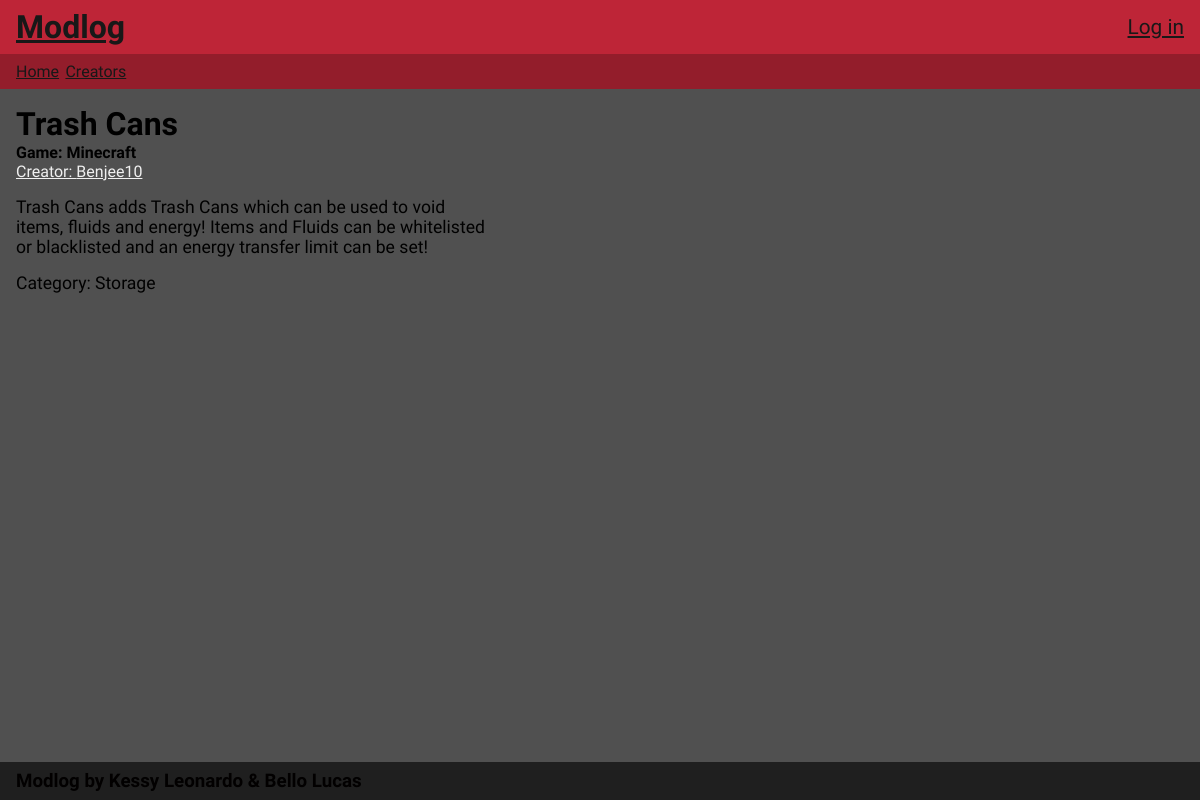
The app's page /modpage/1 with its own data.
### tables this page shows
CREATE TABLE `mods` (
  `id` int(11) NOT NULL,
  `game_id` int(11) NOT NULL,
  `category_id` int(11) NOT NULL,
  `creator_id` int(11) NOT NULL,
  `name` varchar(128) NOT NULL,
  `description` varchar(2048) DEFAULT NULL,
  `creation_date` date NOT NULL,
  `github_link` varchar(256) DEFAULT NULL,
  `download_link` varchar(256) NOT NULL,
  `image` varchar(255) DEFAULT NULL
);

CREATE TABLE `games` (
  `id` int(11) NOT NULL,
  `name` varchar(64) NOT NULL,
  `description` varchar(2048) DEFAULT NULL,
  `image` varchar(255) DEFAULT NULL
);

CREATE TABLE `creators` (
  `id` int(11) NOT NULL,
  `name` varchar(64) NOT NULL,
  `profile_link` varchar(256) NOT NULL
);

CREATE TABLE `categories` (
  `id` int(11) NOT NULL,
  `id_game` int(11) NOT NULL,
  `name` varchar(64) NOT NULL
);

### app/views/modpage.view.php (called while the page is built, shortened)
<?php
require_once './app/views/View.php';
class modpageView extends View {
  public function renderModpage($data) {
    $this->renderPage($data);
  }
}

### router.php (called while the page is built, shortened)
<?php
require_once './routes/router.php';
$action = 'games';
if (!empty($_GET['action'])) {
  $action = $_GET['action'];
}
$router = new Router();
$router->addRoute('games', 'games', 'showPage');
$router->addRoute('catalog/:id', 'catalog', 'showPage');
$router->addRoute('catalog/:id/:category', 'catalog', 'showPage');
$router->addRoute('modpage/:id', 'modpage', 'showPage');
$router->addRoute('creators', 'creators', 'showCreators');
$router->addRoute('creator/:id', 'creators', 'showCreator');
$router->addRoute('login', 'login', 'handleLogin');
$router->addRoute('logout', 'login', 'handleLogout');
$router->addRoute('register', 'login', 'handleRegister');
$router->addRoute('edit/game/:id', 'games', 'showEdit');
$router->addRoute('new/game/', 'games', 'showNew');
$router->addRoute('create/game/', 'games', 'create');
$router->addRoute('update/game/:id', 'games', 'update');
$router->addRoute('delete/game/:id', 'games', 'delete');
$router->addRoute('edit/category/:game/:id', 'catalog', 'showEditCategory');
$router->addRoute('new/category/:game/', 'catalog', 'showNewCategory');
$router->addRoute('create/category/', 'catalog', 'createCategory');
$router->addRoute('update/category/:id', 'catalog', 'updateCategory');
$router->addRoute('delete/category/:id', 'catalog', 'deleteCategory');
$router->addRoute('edit/mod/:game/:id', 'catalog', 'showEditMod');
$router->addRoute('new/mod/:game/', 'catalog', 'showNewMod');
$router->addRoute('create/mod/', 'catalog', 'createMod');
$router->addRoute('update/mod/:id', 'catalog', 'updateMod');
$router->addRoute('delete/mod/:id', 'catalog', 'deleteMod');
$router->addRoute('edit/creator/:id', 'creators', 'showEdit');
$router->addRoute('new/creator/', 'creators', 'showNew');
$router->addRoute('create/creator/', 'creators', 'create');
$router->addRoute('update/creator/:id', 'creators', 'update');
$router->addRoute('delete/creator/:id', 'creators', 'delete');
$router->route($action);

### app/models/Model.php (called while the page is built, shortened)
<?php
class Model {
  protected $db;
  public function __construct() {
    try {
      $this->db = new PDO('mysql:host='. MYSQL_HOST . ';dbname='.MYSQL_DB.';charset=utf8', MYSQL_USER, MYSQL_PASS);
    } catch (Exception) {
      $this->createDB();
    }
    $this->deploy();
  }
  public function executeQueryWithParams($query, $params) {
    $query->execute($params);
    return $query->fetchAll(PDO::FETCH_OBJ);
  }
  public function deploy() {
    $query = $this->db->query('SHOW TABLES');
    $tables = $query->fetchAll();
  }
}

### app/models/mods.model.php (called while the page is built, shortened)
<?php
require_once './app/models/Model.php';
class modsModel extends Model {
  public function __construct() {
    parent::__construct();
  }
  public function getModById($id) {
    $query = $this->db->prepare('select * from mods where id = ?');
    $result = $this->executeQueryWithParams($query, [$id]);
    if(!empty($result)) return $result[0] ?? null;
  }
}

### app/models/games.model.php (called while the page is built, shortened)
<?php
require_once './app/models/Model.php';
class gamesModel extends Model {
  public function __construct() {
    parent::__construct();
  }
  public function getGameById($game_id) {
    $query = $this->db->prepare('select * from games where id = ?');
    $result = $this->executeQueryWithParams($query, [$game_id]);
    if (!empty($result)) return $result[0];
  }
}

### app/models/creators.model.php (called while the page is built, shortened)
<?php
require_once './app/models/Model.php';
class creatorsModel extends Model {
  public function __construct() {
    parent::__construct();
  }
  public function getCreatorById($id) {
    $query = $this->db->prepare('select * from creators where id = ?');
    $result = $this->executeQueryWithParams($query, [$id]);
    if (!empty($result)) return $result[0];
  }
}

### app/models/categories.model.php (called while the page is built, shortened)
<?php
require_once './app/models/Model.php';
class categoriesModel extends Model {
  public function __construct() {
    parent::__construct();
  }
  public function getCategoryById($id) {
    $query = $this->db->prepare('select * from categories where id = ?');
    $result = $this->executeQueryWithParams($query, [$id]);
    if (!empty($result)) return $result[0];
  }
}

### app/templates/modpage/modpage.phtml (the view)
<section class="detail">
    <h2><?= $mod->name ?></h2>
    <h4>Game: <?= $game->name ?></h4>
    <a href="<?= BASE_URL . 'creator/' . $creator->id ?>">Creator: <?= $creator->name?></a>
    <p class="description"><?= $mod->description ?></p>
    <p>Category: <?= $category->name ?></p>
</section>

### routes/router.php (shortened to what this page needs)
<?php
class Router {
  protected $routes = [];
  public function addRoute($route, $filename, $function) {
    $this->routes[$route] = [
      'file' => './app/controllers/' . $filename . '.controller.php',
      'controller' => $filename . 'Controller',
      'function' => $function
    ];
  }
  public function route($action = null) {
    $params = $this->parseParams($action);
    foreach ($this->routes as $route => $config) {
      $paramValues = $this->matchParams($route, $params);
      if ($paramValues !== false) {
        $controller = new $config['controller'];
        $function = $config['function'];
        $controller->$function($paramValues);
      }
    }
  }
  public function parseParams($action) {
    return explode('/', trim($action, '/'));
  }
  public function matchParams($route, $params) {
    $routeParts = $this->parseParams($route);
    if (count($routeParts) !== count($params)) {
      return false;
    }
    $paramValues = [];
    foreach ($routeParts as $index => $part) {
      if ($part[0] == ':') $paramValues[substr($part, 1)] = $params[$index];
      elseif ($part !== $params[$index]) return false;
    }
    return $paramValues;
  }
}

### app/views/View.php (shortened to what this page needs)
<?php
class View {
  protected $templates = [];
  public function renderHeader($tittle) {
    require_once './app/templates/header.phtml';
  }
  public function renderFooter() {
    require_once './app/templates/footer.phtml';
  }
  public function renderPage($data) {
    foreach ($this->templates as $template) {
      require_once $template;
    }
  }
  public function addTemplate($template) {
    $template = './app/templates' . $template;
    array_push($this->templates, $template);
  }
}

### public/css/index.css (style rules this page uses)
:root { font-family: "Afacad Flux", sans-serif; --header-main-color: #BE2537; --header-sub-color: #931D2B; --text-color: #efefef; --text-header: #181818; --text-footer: #020000; --btn-hover: #c4c2e0; --btn-delete-hover: #da5558; --bg-1: #1f1f1f; --bg-2: #2f2c2c; --bg-3: #3f3c3c; --bg: #505050; }
* { padding: 0px; margin: 0px; box-sizing: border-box; }
body { background-color: var(--bg); min-height: 100vh; display: flex; flex-direction: column; }
a, a:visited { color: var(--text-color); }

### public/css/detailPage.css (style rules this page uses)
main .detail { padding: 1rem; }
main .detail h2 { font-size: 2rem; }
main .detail .description { max-width: 30rem; padding: 1rem 0rem; }
main .detail p { font-size: 1.1rem; }

### records on screen
mods: name "Trash Cans", description "Trash Cans adds Trash Cans which can be used to void items, fluids and energy! Items and Fluids can be whitelisted or blacklisted and an energy transfer limit can be set!"
games: name "Minecraft"
creators: name "Benjee10"
categories: name "Storage"
